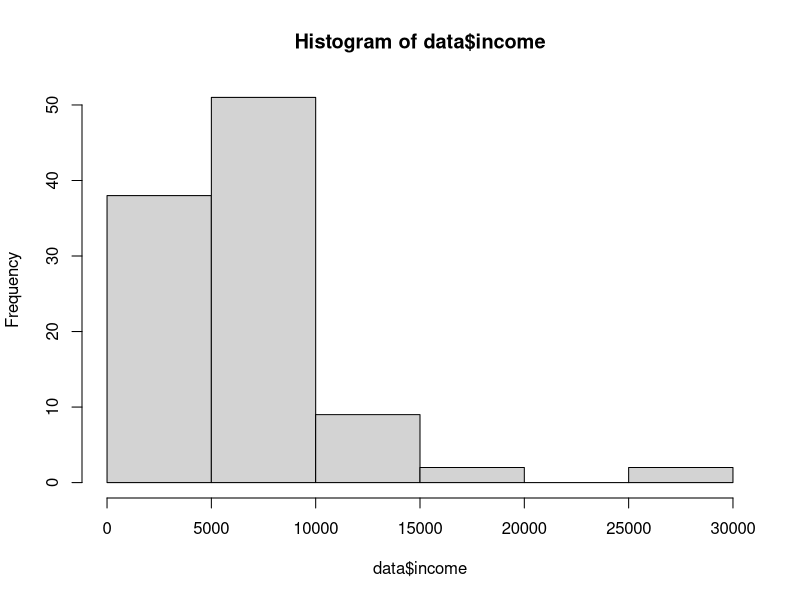
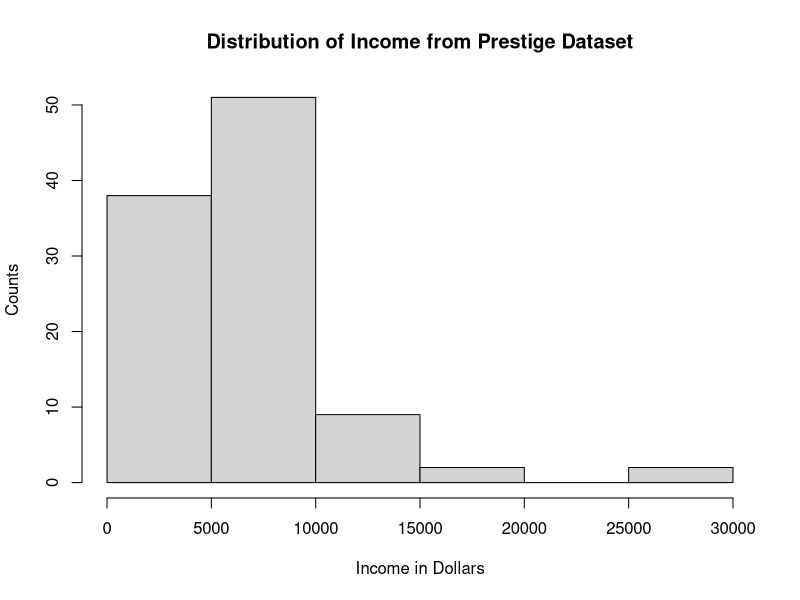
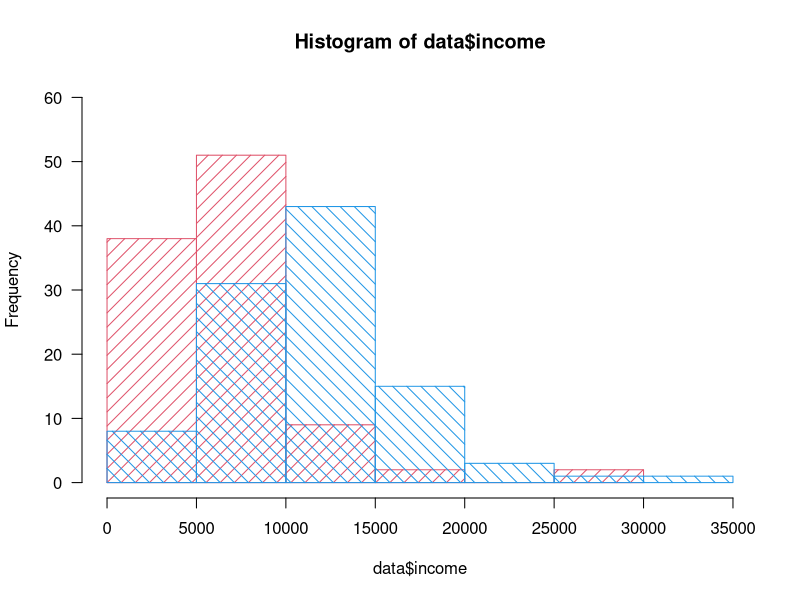
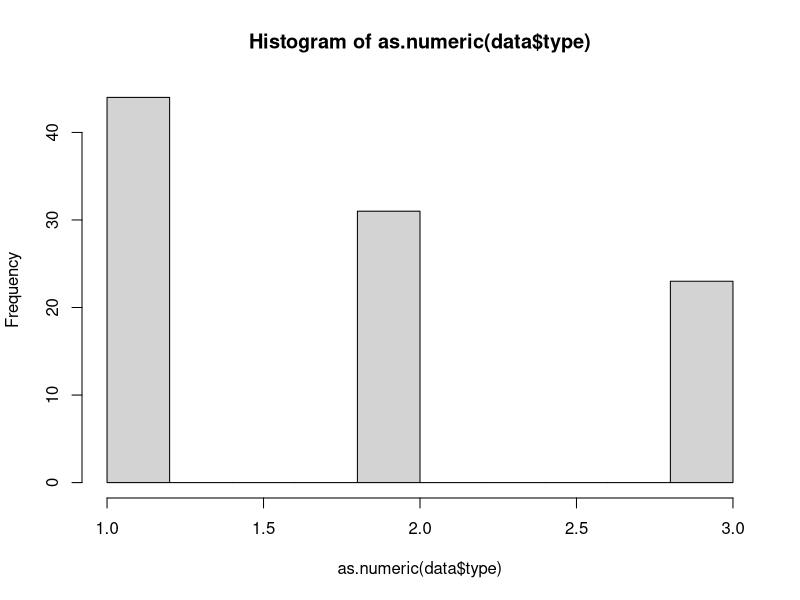
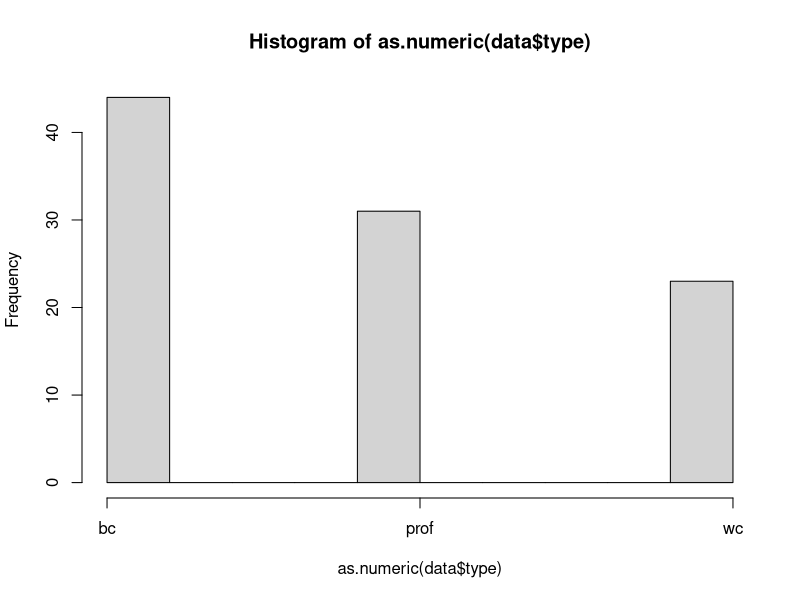
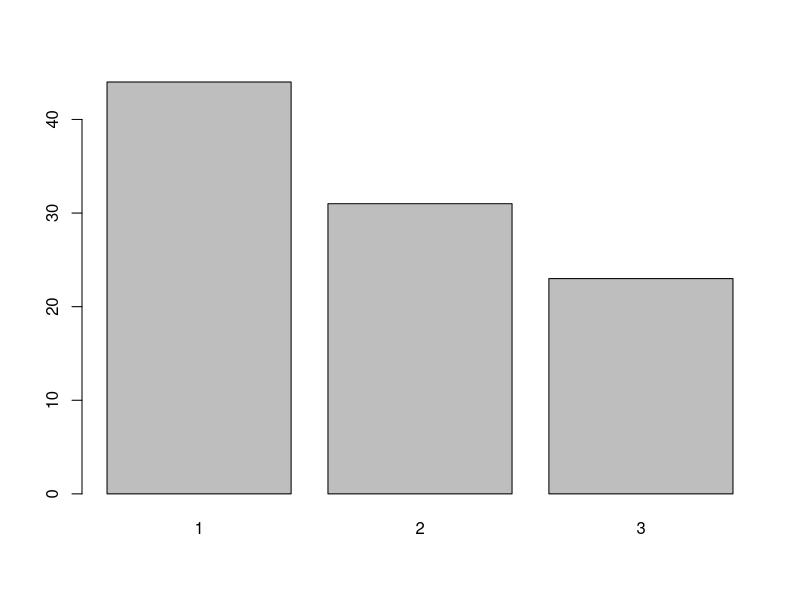
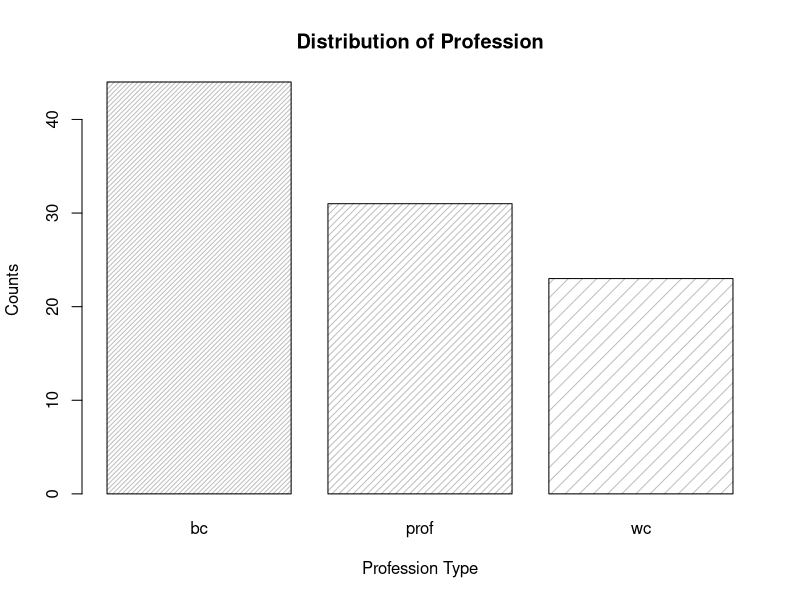
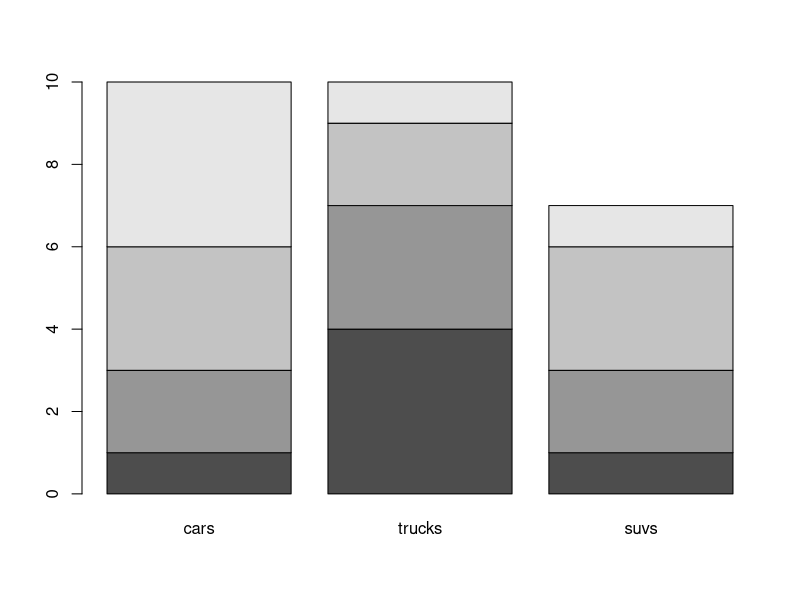

Here is the R script that generated these plots, in order:
## ---- chunk 1
library(car)
data(Prestige) # load the Prestige dataset
data = Prestige # give it a simple name, since we will use it a lot
rm(Prestige) # remove Prestige from memory
# data <- read.csv("~/Downloads/Prestige.csv")
head(data)
## ---- chunk 2
hist(data$income)
## ---- chunk 3
hist(data$income, xlab="Income in Dollars", ylab="Counts", main="Distribution of Income from Prestige Dataset")
## ---- chunk 4
hist(data$income, xlim=c(0,35000), ylim=c(0,60), density=10, angle=45, col=2, las=1)
set.seed(1234)
random_error = sample(10000, length(data$income), replace=TRUE)
hist(data$income + random_error, density=10, angle=-45, col=4, add=T)
## ---- chunk 5
hist(as.numeric(data$type)) # Histograms handles categorical/ordinal variables poorly
## ---- chunk 6
hist(as.numeric(data$type), xaxt="n") # suppress displaying x-axis
axis(side=1, at=c(1,2,3), labels=levels(data$type)) # mannually add x-axis
## ---- chunk 7
barplot(table(as.numeric(data$type))) # must use table() here
## ---- chunk 8
barplot(table(as.numeric(data$type)), names.arg=levels(data$type), density=c(30, 20, 10))
title(xlab="Profession Type", ylab="Counts", main="Distribution of Profession")
## ---- chunk 9
mat = matrix(NA, nrow=4, ncol=3)
colnames(mat) = c("cars", "trucks", "suvs")
rownames(mat) = paste("quarter", 1:4, sep="")
mat[,1] = 1:4
mat[,2] = 4:1
mat[,3] = c(1,2,3,1)
mat
## ---- chunk 10
barplot(mat) # beside=FALSE by default
## ---- chunk 11
barplot(mat, beside=TRUE)
## ---- chunk 12
par(xpd=T, mar=par()$mar+c(0,0,0,4))
barplot(mat, beside=TRUE, density=c(10,15,20,25), col=c(2,4,5,6), las=1)
legend("topright", rownames(mat), bty="n", density=c(10,15,20,25)+10, fill=c(2,4,5,6), horiz=FALSE, inset=-0.1)
par(mar=c(5, 4, 4, 2) + 0.1) # restore default parameters
par(xpd=FALSE)
## ---- chunk 13
cars = c(2,3,4,3,5)
plot(cars)
## ---- chunk 14
plot(cars, type="o", col="red", ylim=c(0.5,5), xlab="Months", ylab="Sales in Millions")
title(main="Autos Sales", col.main="darkgrey")
## ---- chunk 15
plot(cars, type="o", col="red", ylim=c(0.5,5), xlab="Months", ylab="Sales in Millions")
title(main="Autos Sales", col.main="darkgrey")
suvs = c(1,4,3,3,4)
lines(suvs, type="o", col="blue", lty=2, pch=6)
## ---- chunk 16
plot(cars, type="o", col="red", ylim=c(0.5,5), xlab="Months", ylab="Sales in Millions")
title(main="Autos Sales", col.main="darkgrey")
lines(suvs, type="o", col="blue", lty=2, pch=6)
abline(h=c(3,4), lty=2, col="darkgrey") # h for horizontal
## ---- chunk 17
plot(cars, type="o", col="red", ylim=c(0.5,5), xlab="Months", ylab="Sales in Millions")
title(main="Autos Sales", col.main="darkgrey")
lines(suvs, type="o", col="blue", lty=2, pch=6)
abline(h=c(3,4), lty=2, col="darkgrey") # h for horizontal
legend(4.2, 1.2, c("cars","suvs"), col=c("red","blue"), lty=1:2, pch=c(1,6), bty="n")
## ---- chunk 18
plot(data$education, data$prestige)
## ---- chunk 19
plot(data$education, data$prestige, xlab="Education in Years", ylab="Prestige", cex.lab = 1.2, cex.axis=1.2, las=1)
## ---- chunk 20
plot(data$education, data$prestige, xlab="Education in Years", ylab="Prestige", cex.lab = 1.2, cex.axis=1.2, las=1)
abline(lm(prestige~education, data=data), col="red")
lines(lowess(data$education, data$prestige), col="blue", lty=2, lwd=1.5)
## ---- chunk 21
plot(data$education, data$prestige, xlab="Education in Years", ylab="Prestige", cex.lab=1.2, cex.axis=1.2, las=1, col=ifelse(data$type=="prof", "red", "blue"), pch=ifelse(data$type=="prof", 1, 2))
## ---- chunk 22
plot(data$education, data$prestige, xlab="Education in Years", ylab="Prestige", cex.lab=1.2, cex.axis=1.2, las=1, col=ifelse(data$type=="prof", "red", "blue"), pch=ifelse(data$type=="prof", 1, 2))
legend("topleft", c("Professional","Non-Professional"), col=c("red","blue"), pch=c(1,2), bty="n", cex=1.2)
